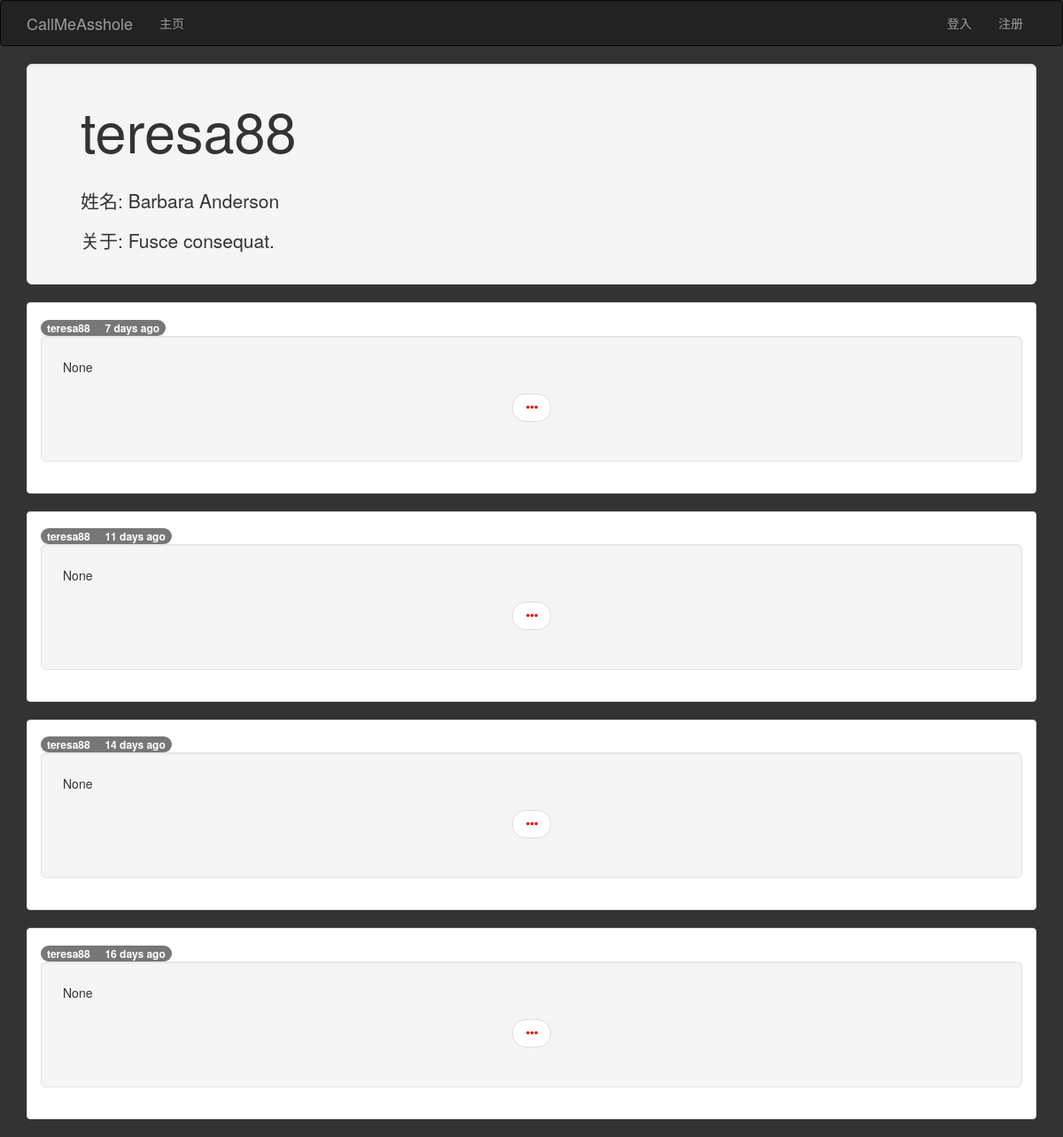
The page /user/teresa88 on the database its author committed.
### app/models.py (models this page shows, shortened)
class User(UserMixin,db.Model):
	__tablename__ = 'users'
	email = db.Column(db.String(64),unique=True,index=True)
	id = db.Column(db.Integer,primary_key=True)
	username = db.Column(db.String(64),unique=True,index=True)
	role_id = db.Column(db.Integer,db.ForeignKey('roles.id'))
	password_hash = db.Column(db.String(128))
	posts = db.relationship('Post',backref='author',lazy='dynamic')
	name = db.Column(db.String(64))
	about_me = db.Column(db.Text())
	memeber_since = db.Column(db.DateTime(),default=datetime.utcnow)
	last_seen = db.Column(db.DateTime(),default=datetime.utcnow)
	@property
	def password(self):
		raise AttributeError("password is not a readable attribute!")

class Post(db.Model):
	__tablename__ = 'posts'
	id = db.Column(db.Integer,primary_key=True)
	title = db.Column(db.String(64))
	subtitle = db.Column(db.String(64))
	body = db.Column(db.Text)
	body_html = db.Column(db.Text)
	body_browse = db.Column(db.Text)
	body_browse_html= db.Column(db.Text)
	timestamp = db.Column(db.DateTime,index=True,default=datetime.utcnow)
	author_id = db.Column(db.Integer,db.ForeignKey('users.id'))

### app/main/views.py (the view)
@main.route('/user/<username>')
def user(username):
	user=User.query.filter_by(username=username).first()
	if user is None:
		abort(404)
	posts = user.posts.order_by(Post.timestamp.desc()).all()
	return render_template('user.html',user = user,posts=posts)

### app/auth/views.py (called while the page is built)
@auth.before_app_request
def before_request():
	if current_user.is_authenticated:
		current_user.ping()

### app/main/__init__.py (called while the page is built)
@main.app_context_processor
def inject_permissions():
	return dict(Permission=Permission)

### app/models.py (called while the page is built)
	def is_administrator(self):
		return False

### app/templates/user.html (shortened to what this page needs)
{% extends "base.html" %}
{% block head%}
	{{super()}}
	<link rel="stylesheet" type="text/css" href="{{url_for('static',filename='css/base.css')}}">
{%endblock%}
{%block page_content%}
		<div class="jumbotron well">
			<h1>{{ user.username }}</h1>
			<br>
			<p>姓名: {{user.name}}</p>
			<p>关于: {{user.about_me}}</p>
		</div>
		{% include '_posts_browse.html' %}
{%endblock%}

### app/templates/_posts_browse.html
{%for post in posts %}
<div class="panel panel-default">
	<div class="panel-body">
		<a href="{{url_for('main.user',username=post.author.username)}}">
			<span class="badge">
				{{post.author.username}}&nbsp;&nbsp; &nbsp;&nbsp;{{moment(post.timestamp).fromNow()}}
			</span>
		</a>
		<div class="well well-lg">
			{%if post.body_browse_html%}
			{{post.body_browse_html | safe}}
			{%else%}
			{{post.body_browse}}
			{%endif%}
			<nav>
				<ul class="pager">
					<li>
						<a href="{{url_for('main.post',id=post.id)}}">
							<span class="glyphicon glyphicon-option-horizontal"></span>
						</a>
					</li>
				</ul>
			</nav>
		</div>
	</div>
</div>
{%endfor%}

### app/static/css/base.css (style rules this page uses)
body { background-color: #333; }
a { text-decoration:none; color: #FF0000; }

### rows shown on the page
User: username "teresa88", name "Barbara Anderson", about_me "Fusce consequat."
Post: author.username "teresa88", timestamp "7 days ago", body_browse "None"
Post: author.username "teresa88", timestamp "11 days ago", body_browse "None"
Post: author.username "teresa88", timestamp "14 days ago", body_browse "None"
Post: author.username "teresa88", timestamp "16 days ago", body_browse "None"
